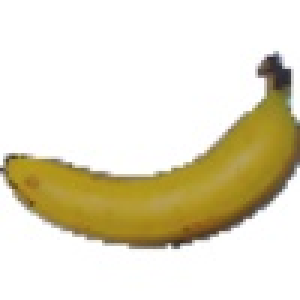
#> input picture Dataset/Banana/Banana_0.jpg, 100 x 100 px (shown 3 times larger); its folder holds 4 pictures in this run
$ jupyter execute --allow-errors 'Multi channel Images classification - Raw.ipynb'   (shell and % lines are left out)   (older library calls are emulated)
#> lines starting #> are read from the running program, lines starting #| are printed output that depends on the picture
[cell 1]
# Since training take long, I like to have a voice telling me
# in which step are we in. Totally optional.
import pyttsx3
engine = pyttsx3.init()
voices = engine.getProperty('voices')
engine.setProperty('voice', voices[1].id)
engine.say("I'm ready")
engine.runAndWait()

# Imports

[cell 2]
import numpy as np
import pandas as pd
import matplotlib.pyplot as plt
import matplotlib.cm as cm
import seaborn as sns
import cv2
import pickle
from collections import Counter, defaultdict
from itertools import product
from sklearn import datasets
from sklearn.utils import shuffle
from sklearn.metrics import accuracy_score, precision_score, recall_score, f1_score, confusion_matrix, roc_curve, auc, log_loss
from sklearn.model_selection import RepeatedKFold, train_test_split
from functools import partial, lru_cache
from copy import copy
from tqdm import tqdm, tqdm_notebook, notebook
from operator import itemgetter
from PIL import Image
from glob import glob

from qiskit import ClassicalRegister, QuantumRegister, QuantumCircuit, Aer, execute, IBMQ
from qiskit.tools.visualization import circuit_drawer
from qiskit.tools.visualization import plot_histogram
from qiskit.tools.monitor import job_monitor
from qiskit.compiler import transpile, assemble

#> (the rest of this cell did not finish here and is left out)

# Auxiliar functions definition

[cell 3]
# [62 lines left out: functions preprocess, check_z, apply_z, check_cpz, not called in this run]

def check_set(ones_set, pos_set):
    return set.issubset(ones_set, set(np.where(np.array(pos_set) == 1)[0]))

# [11 lines left out: function vectorize, not called in this run]

def o_product(i, w):
    return (np.abs(np.dot(i, w))/len(i))**2

def sign(p):
    return np.array([(-1)**i for i in p])

def design(p):
    return [1 if i < 0 else 0 for i in w]

# [55 lines left out: functions reindex, U, gates_sequence, perceptron, not called in this run]


def fit(qubits = 1, X_train = np.array([[1]]), Y_train = np.array([[1]]), negative_class = 0, positive_class = 1, epochs = 1, shots = 64, threshold = 0.5, Ip = 0.5, In = 0.5, bias = 0, w = None):
    n = len(X_train)
    result_matrix = np.zeros((epochs, len(X_train)))
    np.random.seed(10)

    #w = np.random.randint(2, size = 2**qubits) # Random generation of initial weight vector. Sign it at once.


    #w = np.random.randint(0, 2, size = (3, 2 ** qubits)).astype('float64')

    #w = np.array(X_train[23])

    weights = []
    pos = np.array([])
    pos1 = np.array([])
    pos2 = np.array([])

    true_labels = np.array([x == number_negative_class for x in Y_train], dtype = 'int')

    for epoch in notebook.tqdm(range(epochs), desc = f'Epoches'):
        errors = 0
        correct = 0
        pred_labels = []
        for index, training_element in enumerate(notebook.tqdm(X_train, desc = f'Training {epoch}')):

            pattern = sign(training_element[0, :]) # Signing the training pattern.
            pattern1 = sign(training_element[1, :]) # Signing the training pattern.
            pattern2 = sign(training_element[2, :]) # Signing the training pattern.

            wei = sign(w[0, :]) # Signing the weight vector
            wei1 = sign(w[1, :]) # Signing the weight vector
            wei2 = sign(w[2, :]) # Signing the weight vector
            z_gates_i, CPZ_gates_i = gates_sequence(pattern) # Gates to apply to the training pattern vector
            z_gates_i1, CPZ_gates_i1 = gates_sequence(pattern1) # Gates to apply to the training pattern vector
            z_gates_i2, CPZ_gates_i2 = gates_sequence(pattern2) # Gates to apply to the training pattern vector
            z_gates_w, CPZ_gates_w = gates_sequence(wei) # Gates to apply to the weight vector
            z_gates_w1, CPZ_gates_w1 = gates_sequence(wei1) # Gates to apply to the weight vector
            z_gates_w2, CPZ_gates_w2 = gates_sequence(wei2) # Gates to apply to the weight vector


            ############################  Quantum Proccess  ############################

            results = perceptron(qubits, shots, z_gates_w, CPZ_gates_w, z_gates_i, CPZ_gates_i)
            results1 = perceptron(qubits, shots, z_gates_w1, CPZ_gates_w1, z_gates_i1, CPZ_gates_i1)
            results2 = perceptron(qubits, shots, z_gates_w2, CPZ_gates_w2, z_gates_i2, CPZ_gates_i2)

            #########################  End of Quantum Proccess  #########################

            counts = results.get_counts()
            counts1 = results1.get_counts()
            counts2 = results2.get_counts()

            try:
                readout = counts['1'] / shots
            except KeyError:
                readout = 0
            try:
                readout1 = counts1['1'] / shots
            except KeyError:
                readout1 = 0
            try:
                readout2 = counts2['1'] / shots
            except KeyError:
                readout2 = 0

            readouts = np.array([readout, readout1, readout2])
            temp = np.sum(readouts < threshold)

            clazz = negative_class if temp >= 2 else positive_class # Classification part.

            pred_labels.append(clazz)

            result_matrix[epoch][index] = readout + bias

            if (Y_train[index] == clazz):
                correct += 1
                continue # Skip the execution to the next iteration
            if (clazz == negative_class): # Classified as (negative) when is (positive)
                if readouts[0] < threshold:
                    coincide = np.argwhere(training_element[0] == w[0]).flatten()
                    pos = np.array(list(set(np.random.choice(coincide, int(np.floor(len(coincide) * Ip)), replace = False)))) if len(coincide) > 0 else np.array([])
                    print(f'Coincide in {len(coincide)} and change {len(pos)} bits')
                if readouts[1] < threshold:
                    coincide1 = np.argwhere(training_element[1] == w[1]).flatten()
                    pos1 = np.array(list(set(np.random.choice(coincide1, int(np.floor(len(coincide1) * Ip)), replace = False)))) if len(coincide1) > 0 else np.array([])
                    print(f'Coincide1 in {len(coincide1)} and change {len(pos1)} bits')
                if readouts[2] < threshold:
                    coincide2 = np.argwhere(training_element[2] == w[2]).flatten()
                    pos2 = np.array(list(set(np.random.choice(coincide2, int(np.floor(len(coincide2) * Ip)), replace = False)))) if len(coincide2) > 0 else np.array([])
                    print(f'Coincide2 in {len(coincide2)} and change {len(pos2)} bits')
                try:
                    w[0][pos] = (w[0][pos] + 1) % 2
                    w[1][pos1] = (w[1][pos1] + 1) % 2
                    w[2][pos2] = (w[2][pos2] + 1) % 2
                except IndexError:
                    pass
            else: # Classified as 1 (positive) when is 0 (negative)
                if readouts[0] >= threshold:
                    coincide = np.argwhere(training_element[0] == w[0]).flatten()
                    pos = np.array(list(set(np.random.choice(coincide, int(np.floor(len(coincide) * In)), replace = False)))) if len(coincide) > 0 else np.array([])
                    print(f'Coincide in {len(coincide)} and change {len(pos)} bits')
                if readouts[0] >= threshold:
                    coincide1 = np.argwhere(training_element[1] == w[1]).flatten()
                    pos1 = np.array(list(set(np.random.choice(coincide1, int(np.floor(len(coincide1) * In)), replace = False)))) if len(coincide1) > 0 else np.array([])
                    print(f'Coincide1 in {len(coincide1)} and change {len(pos1)} bits')
                if readouts[0] >= threshold:
                    coincide2 = np.argwhere(training_element[2] == w[2]).flatten()
                    pos2 = np.array(list(set(np.random.choice(coincide2, int(np.floor(len(coincide2) * In)), replace = False)))) if len(coincide2) > 0 else np.array([])
                    print(f'Coincide2 in {len(coincide2)} and change {len(pos2)} bits')
                try:
                    w[0][pos] = (w[0][pos] + 1) % 2
                    w[1][pos1] = (w[1][pos1] + 1) % 2
                    w[2][pos2] = (w[2][pos2] + 1) % 2
                except IndexError:
                    pass
            errors -= -1
        print(f'Errors = {errors} for accuracy of = {1 - errors/len(X_train)}')
        weights.append(w)
        pred_labels = np.array([x == number_negative_class for x in pred_labels], dtype = 'int')
        loss = 0 if number_negative_class == number_positive_class else log_loss(true_labels, pred_labels)
    return w, result_matrix, weights, (1 - errors/len(X_train) , loss)

# [142 lines left out: functions predict, evaluate, plot_confusion_matrix, save_weight, retrieve_weights_from_file, process, not called in this run]

# Training binary classifier
## Dataset retrieved from
### https://www.kaggle.com/sshikamaru/fruit-recognition

## Image Preprocessing and dataset selection

[cell 4]
# Loading images for class 'Banana'
banana_image_list = list(map(Image.open, glob('C:/Users/jeff_/OneDrive - Instituto Politecnico Nacional/Datasets/Fruit Recognition/Banana/*.jpg')))
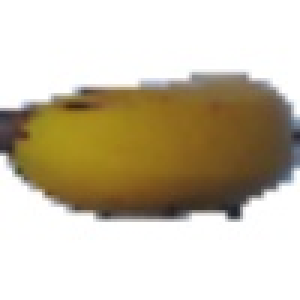
#> input picture Dataset/Banana/Banana_105.jpg, 100 x 100 px (shown 3 times larger)
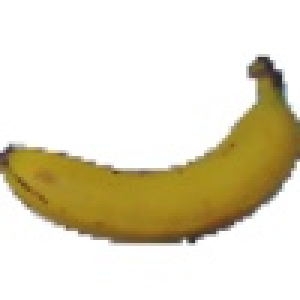
#> input picture Dataset/Banana/Banana_109.jpg, 100 x 100 px (shown 3 times larger)
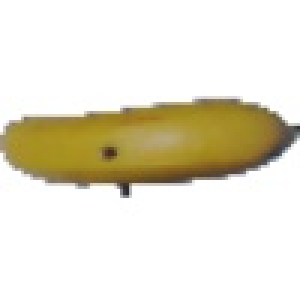
#> input picture Dataset/Banana/Banana_114.jpg, 100 x 100 px (shown 3 times larger)
#> banana_image_list = 4 items
banana_filelist = glob('C:/Users/jeff_/OneDrive - Instituto Politecnico Nacional/Datasets/Fruit Recognition/Banana/*.jpg')
banana_images_array = [np.array(Image.open(fname)) for fname in banana_filelist]
#> banana_images_array = 4 items

# Loading images for class 'Onion'
onion_image_list = list(map(Image.open, glob('C:/Users/jeff_/OneDrive - Instituto Politecnico Nacional/Datasets/Fruit Recognition/Onion White/*.jpg')))
onion_filelist = glob('C:/Users/jeff_/OneDrive - Instituto Politecnico Nacional/Datasets/Fruit Recognition/Onion White/*.jpg')
onion_images_array = [np.array(Image.open(fname)) for fname in onion_filelist]

[cell 5]
# Resizing all images

banana_images_array = [cv2.resize(banana_image, (16, 16), interpolation = cv2.INTER_AREA) for banana_image in banana_images_array]
onion_images_array = [cv2.resize(onion_image, (16, 16), interpolation = cv2.INTER_AREA) for onion_image in onion_images_array]

[cell 6]
fig, axs = plt.subplots(1, 2, constrained_layout=True)

ax0 = axs[0]
ax0.imshow(banana_images_array[-1].reshape(16, 16, -1), cmap = 'gray')
#ax0.axis('off')
ax0.axis('equal')
ax0.set_title(f'Banana instance')

ax1 = axs[1]
#> (the rest of this cell did not finish here and is left out)

[cell 7]
# Constructing full dataset and labels

images = np.array(banana_images_array + onion_images_array)
number_negative_class = 0
number_positive_class = 1
targets = np.array([number_negative_class] * len(banana_images_array) + [number_positive_class] * len(onion_images_array))
#> targets = [0, 0, 0, 0]

[cell 8]
targets_count = Counter(targets)
#> targets_count = {0: 4}
print(f'Total count for dataset: {targets_count}')
#| Total count for dataset: Counter({0: 4})

[cell 9]
# Shuffling dataset
pre_images, pre_targets = shuffle(images, targets, random_state = 0)
#> pre_targets = [0, 0, 0, 0]

[cell 10]
print('Splitting dataset')

X_train, X_test, Y_train, Y_test = train_test_split(pre_images, pre_targets, test_size = 0.2, random_state = 10, shuffle = True)
#> Y_train = [0, 0, 0]; Y_test = [0]

print(f'Training data contains {X_train.shape[0]} instances with distribution {Counter(Y_train)}')
#| Training data contains 3 instances with distribution Counter({0: 3})
print(f'Test data contains {X_test.shape[0]} instances with distribution {Counter(Y_test)}')
#| Test data contains 1 instances with distribution Counter({0: 1})

[cell 11]
images_and_labels = list(zip(X_test, Y_test))
#> images_and_labels = 1 item
for index, (image, label) in enumerate(images_and_labels[10:30]):
    plt.subplot(2, 10, index + 1)
    plt.axis('off')
    plt.imshow(image, cmap=plt.cm.gray_r, interpolation='nearest')
    plt.title('T: %i' % label)
#> this loop made 0 passes

#> (a cell that did not finish here is left out)

[cell 13]
# Reshaping dataset
X_train = X_train.reshape(X_train.shape[0], 3, -1)
X_test = X_test.reshape(X_test.shape[0], 3, -1)

[cell 14]
fig, axs = plt.subplots(1, 3, constrained_layout=True)

#> (the rest of this cell did not finish here and is left out)

[cell 15]
# Quick histogram to manually select binarization threshold
tempi = np.array([x for x in X_train.flatten() if x < 120])
#> tempi = 211 values, max 118 at index 54, min 27 at index 36, mean 59.27
plt.hist(tempi, bins = 250)
plt.xlim((0, 255))
plt.ylim((0, 4_000))
#> Out = (0, 4000)
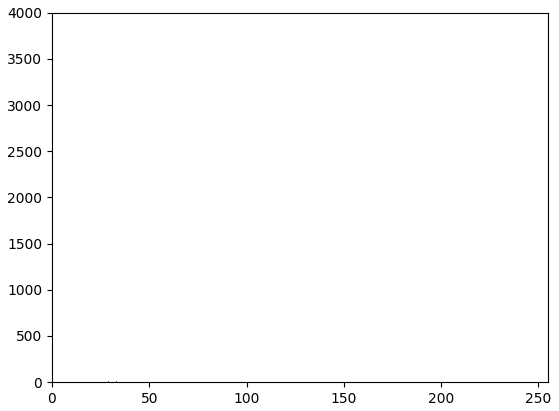
#> figure drawn by matplotlib, 1 panel; tallest bar 12 high, from x = 32.82 to 33.19

[cell 16]
# Binarization via threshold
X_test = X_test < 120
X_train = X_train < 120
X_test = X_test.astype('float64')
X_train = X_train.astype('float64')

#> (a cell that did not finish here is left out)

[cell 18]
temp = np.array(banana_images_array + onion_images_array)
np.random.shuffle(temp)
images_and_labels = list(zip(X_train, Y_train))
#> images_and_labels = 3 items
plt.figure(figsize = (20,10))
for index, (image, label) in enumerate(images_and_labels[10:18]):
    plt.subplot(2, 4, index + 1)
    plt.axis('off')
    plt.imshow(image.reshape(16, 16, -1), cmap=plt.cm.gray_r, interpolation='nearest')
plt.tight_layout()
plt.show()

## Fitting the classifier

[cell 19]
Q = 8
test_threshold = 0.25
rs = 0
acc = 0
acc_threshold = 0.9
shots = 1024 * 8

print(f'Training on a 10 5-Fold cross validation. For each fold the model is trained to achieve at least {acc_threshold} in accuracy.')
# Training for accuracy instead of epochs simulates a callback

rkf = RepeatedKFold(n_splits = 5, n_repeats = 5, random_state = 10)
metrics = defaultdict(list)

engine.say("Initiating cross validation")
engine.runAndWait()

#> (the rest of this cell did not finish here and is left out)

[cell 20]
# Save metrics adn weight vector to pickle

#pickle.dump(metrics, open("metrics.p", "wb"))
#pickle.dump(w, open("weight.p", "wb"))

[cell 21]
# Load the metrics and weight vector back from the pickle file.
metrics = pickle.load(open("metrics.p", "rb"))
#> (reads metrics.p from the repository)
w = pickle.load(open("weight.p", "rb"))
#> (reads weight.p from the repository)

[cell 22]
# Making a DataFrame from metrics to easy plotting and analysis
df = pd.DataFrame(metrics)
df.describe()

[cell 23]
plt.imshow(w.reshape(16, 16, 3))
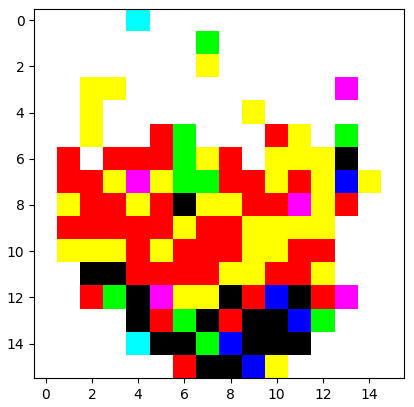
#> figure drawn by matplotlib, 1 panel

[cell 24]
df.plot()
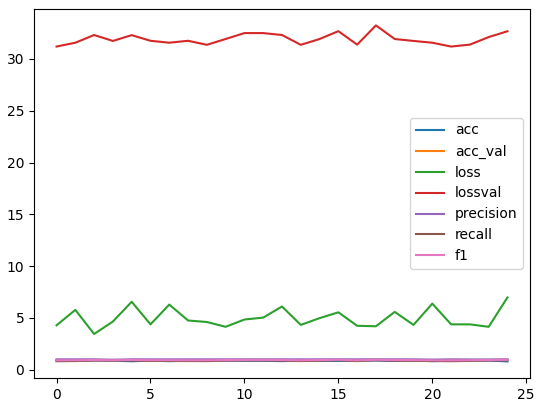
#> figure drawn by matplotlib, 1 panel; curve peaks at x = 2, y = 0.9; curve peaks at x = 17, y = 0.962; curve peaks at x = 24, y = 6.97

[cell 25]
fig = plt.figure(figsize = (20, 10))
ax1 = fig.add_subplot(141)
ax2 = fig.add_subplot(142)
ax3 = fig.add_subplot(143)
ax4 = fig.add_subplot(144)

ax1.imshow(w.reshape(16, 16, 3), cmap = plt.cm.gray, interpolation = 'nearest')
ax2.imshow(w.reshape(16, 16, 3)[..., 0], cmap = plt.cm.gray, interpolation = 'nearest')
ax3.imshow(w.reshape(16, 16, 3)[..., 1], cmap = plt.cm.gray, interpolation = 'nearest')
ax4.imshow(w.reshape(16, 16, 3)[..., 2], cmap = plt.cm.gray, interpolation = 'nearest')

ax1.set_title('Weight Vector Image', size=25)
ax2.set_title('First Channel', size=25)
ax3.set_title('Second Channel', size=25)
ax4.set_title('Third Channel', size=25)

plt.tight_layout()
plt.show()
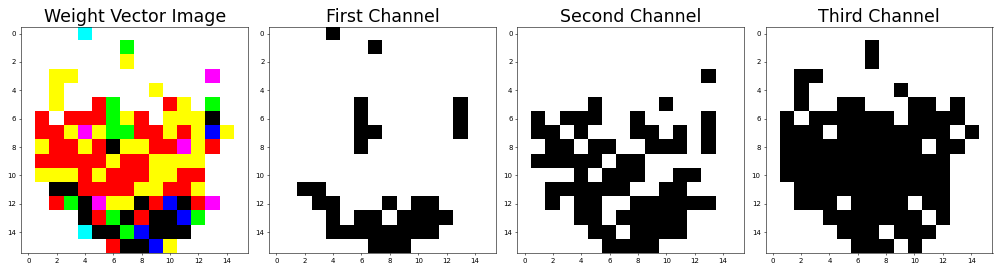
#> figure drawn by matplotlib, 4 panels

[cell 26]
# Precision, Recall and F1 plot
precision = df['precision']
recall = df['recall']
f1 = df['f1']

epochs = range(1,26)

fig = plt.figure(figsize = (20, 10))
ax1 = fig.add_subplot(221)
ax2 = fig.add_subplot(222)
ax3 = fig.add_subplot(212)

ax1.plot(epochs, precision, 'g', label = 'Precision')
ax1.plot(epochs, [precision.values.mean()] * len(precision), c = 'black', label = 'Precision Promedio', ls = 'dashed', linewidth = 4)

ax2.plot(epochs, recall, 'b', label = 'Recall')
ax2.plot(epochs, [recall.values.mean()] * len(recall), c = 'red', label = 'Recall Promedio', ls = 'dashed', linewidth = 4)

ax3.plot(epochs, f1, 'orange', label = 'F1')
ax3.plot(epochs, [f1.values.mean()] * len(precision), c = 'brown', label = 'F1 Promedio', ls = 'dashed', linewidth = 4)

ax1.set_title('Precision', size=25)
ax1.set_xlabel('Fold', fontdict = {'fontsize' : 15})
ax1.set_ylabel('Precision', fontdict = {'fontsize' : 15})
ax1.legend(prop={'size': 15})
ax1.set_xticks(ticks = epochs)
ax1.tick_params(labelsize = 13)

ax2.set_title('Recall', size=25)
ax2.set_xlabel('Fold', fontdict = {'fontsize' : 15})
ax2.set_ylabel('Recall', fontdict = {'fontsize' : 15})
ax2.legend(prop={'size': 15})
ax2.set_xticks(ticks = epochs)
ax2.tick_params(labelsize = 13)

ax3.set_title('F1', size=25)
ax3.set_xlabel('Fold', fontdict = {'fontsize' : 15})
ax3.set_ylabel('F1', fontdict = {'fontsize' : 15})
ax3.legend(prop={'size': 15})
ax3.set_xticks(ticks = epochs)
ax3.tick_params(labelsize = 13)
plt.tight_layout()
plt.show()
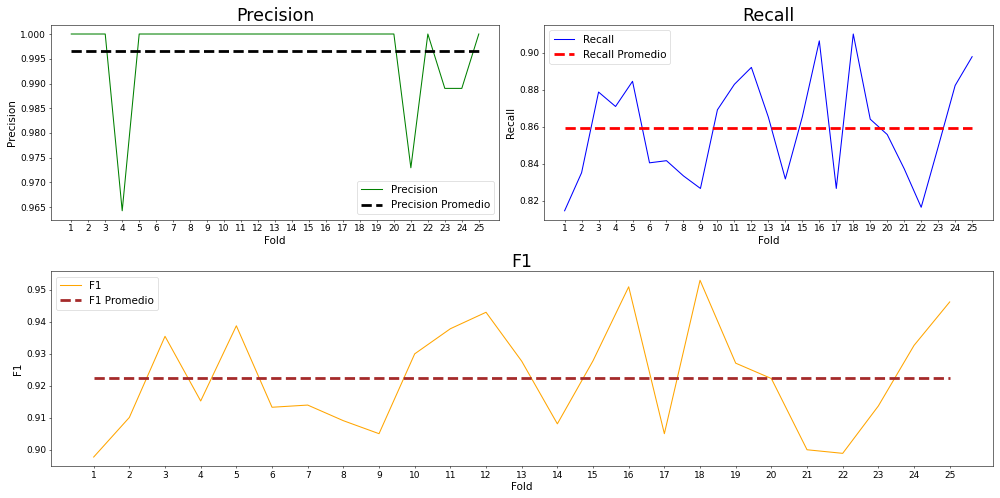
#> figure drawn by matplotlib, 3 panels; panel 1: curve peaks at x = 1, y = 1; panel 2: curve peaks at x = 18, y = 0.91; panel 3: curve peaks at x = 18, y = 0.953

[cell 27]
# Accuracy plot
acc = df['acc']
acc_val = df['acc_val']

epochs = range(1,26)

plt.figure(figsize = (20, 10))
plt.plot(epochs, acc, 'g', label = 'Training Accuracy')
plt.plot(epochs, [acc.values.mean()] * len(acc), 'black', label = 'Avg. Training Accuracy', ls = 'dashdot', linewidth = 4)
plt.plot(epochs, acc_val, 'b', label = 'Validation Accuracy')
plt.plot(epochs, [acc_val.values.mean()] * len(acc_val), 'red', label = 'Avg. Validation Accuracy', ls = 'dashed', linewidth = 4)
plt.title('Training and Validation Accuracy', fontdict = {'fontsize' : 25})
plt.xlabel('Fold', fontdict = {'fontsize' : 15})
plt.ylabel('Accuracy', fontdict = {'fontsize' : 15})
plt.legend()
plt.xlim((0, 26))
plt.xticks(ticks = epochs)
plt.tick_params(labelsize = 12)
plt.legend(prop={'size': 15})
plt.show()
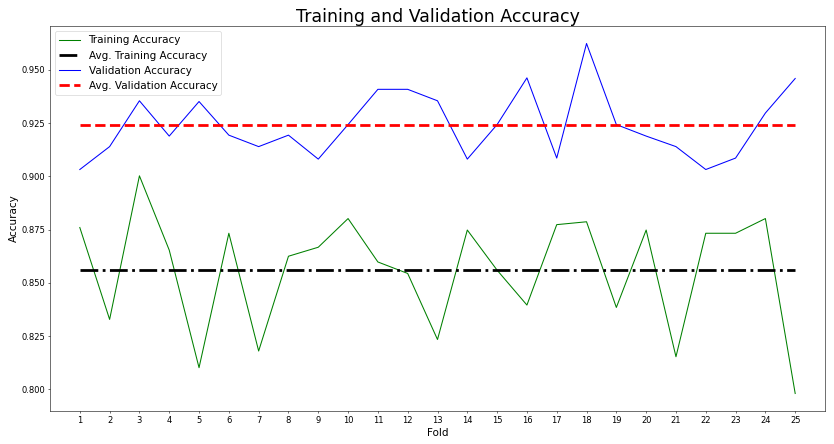
#> figure drawn by matplotlib, 1 panel; curve peaks at x = 3, y = 0.9; curve peaks at x = 18, y = 0.962

## Predicting and evaluating a single trained classifier

[cell 28]
Q = 8
test_threshold = 0.25
rs = 0
acc = 0
shots = 1024 * 8
N = 10 # -1 for full dataset
#> (the rest of this cell did not finish here and is left out)

#> in fit, `n = len(X_train)`: n = 3
#> in fit, `result_matrix = np.zeros((epochs, len(X_train)))`: result_matrix = [[0, 0, 0]]
#> in fit, `true_labels = np.array([x == number_negative_class for x in Y_train], ..`: true_labels = [1, 1, 1]
#> after the loop in fit, `for epoch in notebook.tqdm(range(epochs), desc = f'Epoches'):`: weights = []

#> (a cell that did not finish here is left out)

[cell 30]
c = plt.imshow(np.array(w).reshape(16, 16, 3)[..., :], cmap = 'gray_r')
plt.colorbar(c)
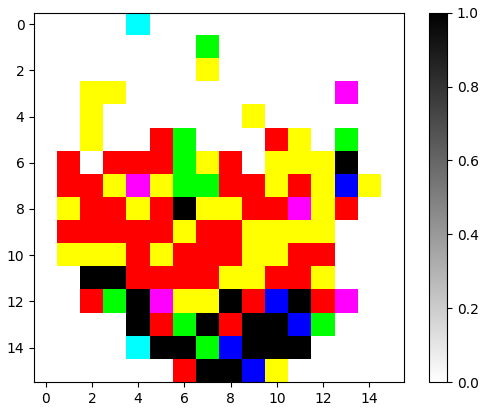
#> figure drawn by matplotlib, 2 panels
